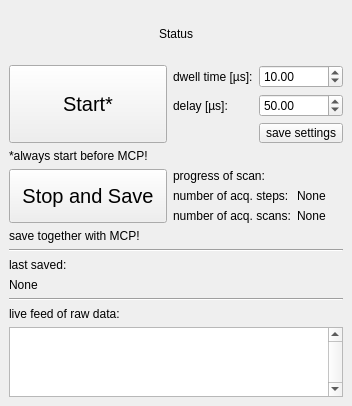
<?xml version="1.0" encoding="UTF-8"?>
<ui version="4.0">
 <class>TildaPassiveMainWindow</class>
 <widget class="QMainWindow" name="TildaPassiveMainWindow">
  <property name="geometry">
   <rect>
    <x>0</x>
    <y>0</y>
    <width>352</width>
    <height>399</height>
   </rect>
  </property>
  <property name="windowTitle">
   <string>MainWindow</string>
  </property>
  <property name="locale">
   <locale language="English" country="UnitedStates"/>
  </property>
  <widget class="QWidget" name="centralwidget">
   <layout class="QVBoxLayout" name="verticalLayout">
    <item>
     <widget class="QLabel" name="label_status">
      <property name="sizePolicy">
       <sizepolicy hsizetype="Preferred" vsizetype="Fixed">
        <horstretch>0</horstretch>
        <verstretch>0</verstretch>
       </sizepolicy>
      </property>
      <property name="minimumSize">
       <size>
        <width>0</width>
        <height>50</height>
       </size>
      </property>
      <property name="autoFillBackground">
       <bool>true</bool>
      </property>
      <property name="text">
       <string>Status</string>
      </property>
      <property name="alignment">
       <set>Qt::AlignCenter</set>
      </property>
     </widget>
    </item>
    <item>
     <layout class="QGridLayout" name="gridLayout">
      <item row="3" column="1">
       <layout class="QGridLayout" name="gridLayout_3">
        <item row="1" column="1">
         <widget class="QLabel" name="label_acq_steps_total">
          <property name="text">
           <string>None</string>
          </property>
         </widget>
        </item>
        <item row="0" column="0">
         <widget class="QLabel" name="label_4">
          <property name="text">
           <string>progress of scan:</string>
          </property>
         </widget>
        </item>
        <item row="1" column="0">
         <widget class="QLabel" name="label_5">
          <property name="text">
           <string>number of acq. steps:</string>
          </property>
         </widget>
        </item>
        <item row="2" column="0">
         <widget class="QLabel" name="label_7">
          <property name="text">
           <string>number of acq. scans:</string>
          </property>
         </widget>
        </item>
        <item row="2" column="1">
         <widget class="QLabel" name="label_acq_scans_total">
          <property name="text">
           <string>None</string>
          </property>
         </widget>
        </item>
       </layout>
      </item>
      <item row="1" column="1">
       <layout class="QGridLayout" name="gridLayout_2">
        <item row="1" column="1">
         <widget class="QDoubleSpinBox" name="doubleSpinBox_delay">
          <property name="keyboardTracking">
           <bool>false</bool>
          </property>
          <property name="maximum">
           <double>9999999.000000000000000</double>
          </property>
          <property name="value">
           <double>50.000000000000000</double>
          </property>
         </widget>
        </item>
        <item row="0" column="0">
         <widget class="QLabel" name="label">
          <property name="text">
           <string>dwell time [µs]:</string>
          </property>
         </widget>
        </item>
        <item row="1" column="0">
         <widget class="QLabel" name="label_2">
          <property name="text">
           <string>delay [µs]:</string>
          </property>
         </widget>
        </item>
        <item row="2" column="1">
         <widget class="QPushButton" name="pushButton_save_settings">
          <property name="sizePolicy">
           <sizepolicy hsizetype="Minimum" vsizetype="Fixed">
            <horstretch>0</horstretch>
            <verstretch>0</verstretch>
           </sizepolicy>
          </property>
          <property name="minimumSize">
           <size>
            <width>0</width>
            <height>20</height>
           </size>
          </property>
          <property name="text">
           <string>save settings</string>
          </property>
         </widget>
        </item>
        <item row="0" column="1">
         <widget class="QDoubleSpinBox" name="doubleSpinBox_num_of_bins">
          <property name="toolTip">
           <string>the dwell time is split into bins of 10ns</string>
          </property>
          <property name="maximum">
           <double>200.000000000000000</double>
          </property>
          <property name="value">
           <double>10.000000000000000</double>
          </property>
         </widget>
        </item>
       </layout>
      </item>
      <item row="2" column="0">
       <widget class="QLabel" name="label_9">
        <property name="text">
         <string>*always start before MCP!</string>
        </property>
       </widget>
      </item>
      <item row="3" column="0">
       <widget class="QPushButton" name="pushButton_stop">
        <property name="sizePolicy">
         <sizepolicy hsizetype="Minimum" vsizetype="Minimum">
          <horstretch>0</horstretch>
          <verstretch>0</verstretch>
         </sizepolicy>
        </property>
        <property name="font">
         <font>
          <pointsize>15</pointsize>
         </font>
        </property>
        <property name="text">
         <string>Stop and Save</string>
        </property>
       </widget>
      </item>
      <item row="1" column="0">
       <widget class="QPushButton" name="pushButton_start">
        <property name="sizePolicy">
         <sizepolicy hsizetype="Minimum" vsizetype="Preferred">
          <horstretch>0</horstretch>
          <verstretch>0</verstretch>
         </sizepolicy>
        </property>
        <property name="font">
         <font>
          <pointsize>15</pointsize>
         </font>
        </property>
        <property name="locale">
         <locale language="English" country="UnitedStates"/>
        </property>
        <property name="text">
         <string>Start*</string>
        </property>
       </widget>
      </item>
      <item row="4" column="0">
       <widget class="QLabel" name="label_10">
        <property name="text">
         <string>save together with MCP!</string>
        </property>
       </widget>
      </item>
     </layout>
    </item>
    <item>
     <widget class="Line" name="line_2">
      <property name="orientation">
       <enum>Qt::Horizontal</enum>
      </property>
     </widget>
    </item>
    <item>
     <widget class="QLabel" name="label_6">
      <property name="sizePolicy">
       <sizepolicy hsizetype="Preferred" vsizetype="Fixed">
        <horstretch>0</horstretch>
        <verstretch>0</verstretch>
       </sizepolicy>
      </property>
      <property name="text">
       <string>last saved:</string>
      </property>
     </widget>
    </item>
    <item>
     <widget class="QLabel" name="label_last_saved">
      <property name="sizePolicy">
       <sizepolicy hsizetype="Preferred" vsizetype="Fixed">
        <horstretch>0</horstretch>
        <verstretch>0</verstretch>
       </sizepolicy>
      </property>
      <property name="text">
       <string>None</string>
      </property>
     </widget>
    </item>
    <item>
     <widget class="Line" name="line">
      <property name="orientation">
       <enum>Qt::Horizontal</enum>
      </property>
     </widget>
    </item>
    <item>
     <widget class="QLabel" name="label_3">
      <property name="sizePolicy">
       <sizepolicy hsizetype="Preferred" vsizetype="Fixed">
        <horstretch>0</horstretch>
        <verstretch>0</verstretch>
       </sizepolicy>
      </property>
      <property name="text">
       <string>live feed of raw data:</string>
      </property>
     </widget>
    </item>
    <item>
     <widget class="QPlainTextEdit" name="cOut">
      <property name="minimumSize">
       <size>
        <width>200</width>
        <height>0</height>
       </size>
      </property>
      <property name="maximumSize">
       <size>
        <width>16777215</width>
        <height>200</height>
       </size>
      </property>
      <property name="verticalScrollBarPolicy">
       <enum>Qt::ScrollBarAlwaysOn</enum>
      </property>
      <property name="maximumBlockCount">
       <number>500</number>
      </property>
     </widget>
    </item>
   </layout>
  </widget>
 </widget>
 <resources/>
 <connections/>
</ui>
